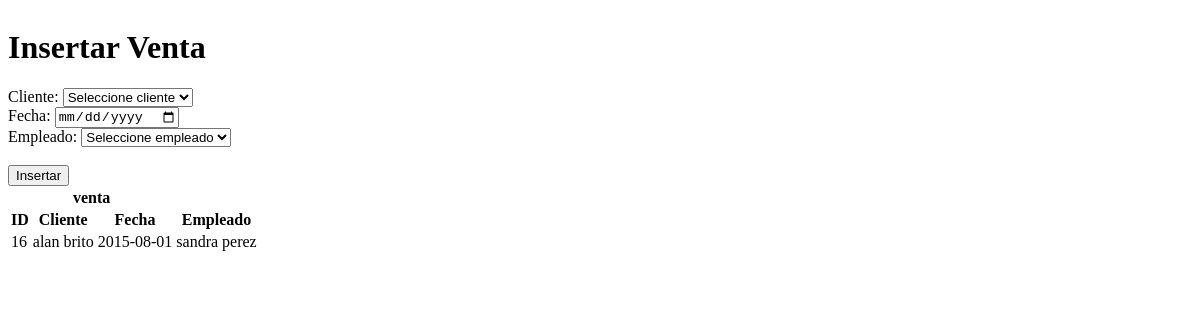
The app's page /vista/vventa_copia.php, older data.
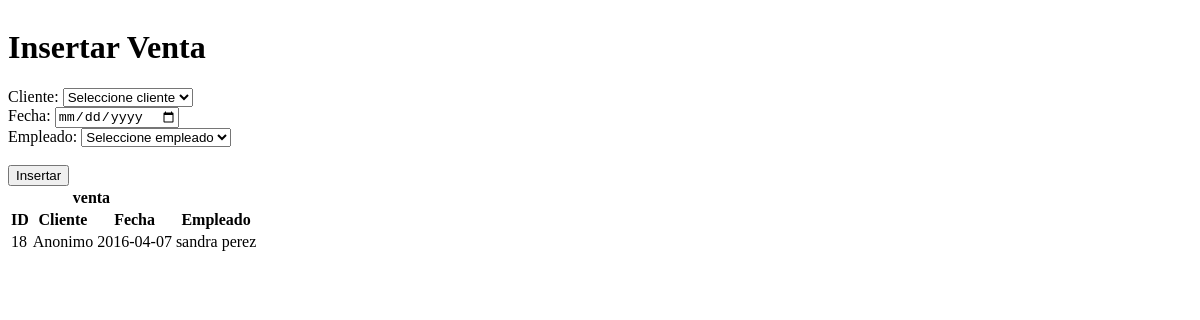
The same page, newer data.
### tables this page shows
CREATE TABLE IF NOT EXISTS `tbventa` (
  `numero_venta` int(11) NOT NULL,
  `idcliente` int(11) NOT NULL,
  `fecha` date NOT NULL,
  `idempleado` varchar(10) NOT NULL
);

CREATE TABLE IF NOT EXISTS `tbcliente` (
  `idcliente` int(11) NOT NULL,
  `nombre` varchar(50) NOT NULL,
  `telefono` varchar(20) DEFAULT NULL,
  `direccion` varchar(50) DEFAULT NULL,
  `email` varchar(30) DEFAULT NULL,
  `detalle` varchar(10) NOT NULL
);

CREATE TABLE IF NOT EXISTS `tbempleado` (
  `idempleado` varchar(10) NOT NULL,
  `nombre` varchar(50) NOT NULL,
  `sueldo` int(11) NOT NULL,
  `direccion` varchar(50) NOT NULL,
  `ciudad` varchar(30) NOT NULL,
  `telefono_emple` varchar(20) NOT NULL,
  `telefono_refe` varchar(20) NOT NULL,
  `email` varchar(30) DEFAULT NULL,
  `estado` varchar(8) NOT NULL,
  `fecha_ingreso` date NOT NULL
);

### controlador/cventa.php (called while the page is built, shortened)
<?php
	include('modelo/mventa.php');
	$venta = new Mventa();
	$cliente2	= $venta->sel_cliente();
	$empleado2	= $venta->sel_empleado();

### modelo/mventa.php (called while the page is built, shortened)
<?php
	include_once('controlador/conexion.php');
	include_once('functions.php');
	class Mventa extends Funciones
	{
		function consultar_venta()
		{
			$sql = "SELECT * FROM tbventa ORDER BY numero_venta DESC LIMIT 1";
			 return $this->SeleccionDatos($sql);
		}
		function sel_cliente()
		{
            $sql = "SELECT * FROM `tbcliente`";
            return $this->SeleccionDatos($sql);
        }
		function sel_cliente1($idcliente)
		{
			$sql = "SELECT * FROM tbcliente WHERE idcliente='".$idcliente."';";
			return $this->SeleccionDatos($sql);
		}
		function sel_empleado()
		{
            $sql = "SELECT * FROM `tbempleado`";
            return $this->SeleccionDatos($sql);
        }
		function sel_empleado1($idempleado)
		{
			$sql = "SELECT * FROM tbempleado WHERE idempleado='".$idempleado."';";
			return $this->SeleccionDatos($sql);
		}
	}

### modelo/functions.php (called while the page is built, shortened)
<?php
	class Funciones {
        function SeleccionDatos($consulta)
        {
                $conexionBD = new conexion();
                $conexionBD -> conectarBD();
                $datos = $conexionBD -> ejeCon($consulta, 0);
                return $datos;
        }
}

### controlador/configuracion.php (called while the page is built)
<?php
	$serv_bd = "localhost";
	$usu_bd = "root";
	$pass_bd = "";
	$bd = "bdwold";
?>

### controlador/conexion.php (called while the page is built, shortened)
<?php
	class conexion {
		function conectarBD() {
			include("configuracion.php");
			$this -> link = mysql_connect ($serv_bd, $usu_bd, $pass_bd);
			$bd2 = mysql_select_db($bd);
		}
		function ejeCon($con, $op) {
			$this -> resultado = mysql_query($con) or die("La consulta fallo: ". mysql_error());
			if($op == 0) {
				while ($linea = mysql_fetch_array($this -> resultado)) {
					$arrayResultado[] = $linea;
				}
			} else {
				$arrayResultado[] = 0;
			}
			$resarr = isset ($arrayResultado) ? $arrayResultado: NULL;
			if($resarr) {
				return $arrayResultado;
			}
		}
	}
?>

### vista/vventa_copia.php (the view, shortened to what this page needs)
<!DOCTYPE html>
<html lang="en">
<head>
    <link rel="stylesheet" href="css/miestilo.css" media="screen">
</head>
<body>
<?php include("controlador/cventa.php"); ?>
<div  class="formulario" >
	<h1>Insertar Venta</h1>
	<form action="" method="POST">
		<div class="form-group col-lg-6">
            <label for="">Cliente:</label>
            <select name="cliente" class="form-control" >
				<option value=0>Seleccione cliente</option>
			</select>
		</div>
		<div class="form-group col-lg-6">
            <label for="">Fecha:</label>
            <input type="date" class="form-control" name="fecha" >
		</div>
		<div class="form-group col-lg-6">
            <label for="">Empleado:</label>
            <select name="empleado" class="form-control" >
				<option value=0>Seleccione empleado</option>
			</select>
		</div>
		<div class="form-city col-lg-6">
			<br>
            <input type="submit" class="btn btn-success" value="Insertar">
        </div>
    </form>
<?php $consultaventa = $venta->consultar_venta(); ?>
	<table class="table">
		<thead>
			<tr>
				<th colspan="3">venta</th>
			</tr>
			<tr>
				<th>ID</th>
				<th>Cliente</th>
				<th>Fecha</th>
				<th>Empleado</th>
		</thead>
		<tbody>
			<?php for($j=0;$j<count($consultaventa);$j++):
				$cliente1 	= $venta->sel_cliente1($consultaventa[$j]['idcliente']);
				$empleado1 	= $venta->sel_empleado1($consultaventa[$j]['idempleado']);
			?>
				<tr>
					<td><?= $consultaventa[$j]['numero_venta'] ?></td>
					<td><?= $cliente1[0]['nombre'] ?></td>
					<td><?= $consultaventa[$j]['fecha'] ?></td>
					<td><?= $empleado1[0]['nombre'] ?></td>
				</tr>
			<?php endfor; ?>
		</tbody>
	</table>
</div>

### css/miestilo.css (style rules this page uses)
.formulario { display: inline-block; width: 400px; vertical-align: top; }

Row changes from the older to the newer data that the page shows:
no longer on this page (row unchanged): tbventa: numero_venta "16", idcliente.nombre "alan brito", fecha "2015-08-01", idempleado.nombre "sandra perez"
added tbventa: numero_venta "18", idcliente.nombre "Anonimo", fecha "2016-04-07", idempleado.nombre "sandra perez"
